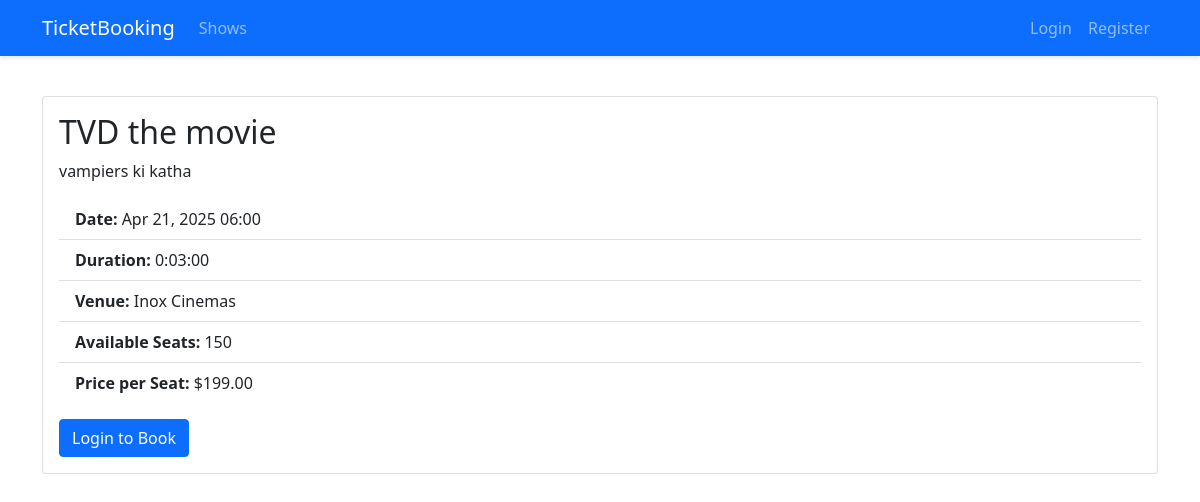
Page /shows/6/ on the committed database.
### tickets/models.py (models this page shows, shortened)
class Show(models.Model):
    title = models.CharField(max_length=200)
    description = models.TextField()
    date = models.DateTimeField()
    duration = models.DurationField()
    venue = models.CharField(max_length=200)
    total_seats = models.PositiveIntegerField()
    price_per_seat = models.DecimalField(max_digits=6, decimal_places=2)
    created_at = models.DateTimeField(auto_now_add=True)
    updated_at = models.DateTimeField(auto_now=True)
    def available_seats(self):
        booked_seats = self.booking_set.aggregate(models.Sum('number_of_seats'))['number_of_seats__sum'] or 0
        return self.total_seats - booked_seats

### tickets/views.py (the view)
# urls.py: path('<int:pk>/', views.ShowDetailView.as_view(), name='show_detail'),
class ShowDetailView(DetailView):
    model = Show
    template_name = 'tickets/show_detail.html'

### tickets/templates/tickets/show_detail.html
{% extends 'base.html' %}
{% block content %}
<div class="card">
    <div class="card-body">
        <h2 class="card-title">{{ show.title }}</h2>
        <p class="card-text">{{ show.description }}</p>
        <ul class="list-group list-group-flush mb-3">
            <li class="list-group-item"><strong>Date:</strong> {{ show.date|date:"M d, Y H:i" }}</li>
            <li class="list-group-item"><strong>Duration:</strong> {{ show.duration }}</li>
            <li class="list-group-item"><strong>Venue:</strong> {{ show.venue }}</li>
            <li class="list-group-item"><strong>Available Seats:</strong> {{ show.available_seats }}</li>
            <li class="list-group-item"><strong>Price per Seat:</strong> ${{ show.price_per_seat }}</li>
        </ul>
        {% if user.is_authenticated %}
            {% if show.available_seats > 0 %}
                <a href="{% url 'tickets:book_show' show.pk %}" class="btn btn-success">Book Now</a>
            {% else %}
                <button class="btn btn-secondary" disabled>Sold Out</button>
            {% endif %}
        {% else %}
            <a href="{% url 'login' %}?next={% url 'show_detail' show.pk %}" class="btn btn-primary">Login to Book</a>
        {% endif %}
    </div>
</div>
{% endblock %}

### tickets/templates/base.html (style rules this page uses)
body { padding-top: 56px; }
.card { margin-bottom: 20px; transition: transform 0.2s; }

### rows in the picture
Show: title "TVD the movie", description "vampiers ki katha", date "Apr 21, 2025 06:00", duration "0:03:00", venue "Inox Cinemas", available_seats "150", price_per_seat "199.00"
